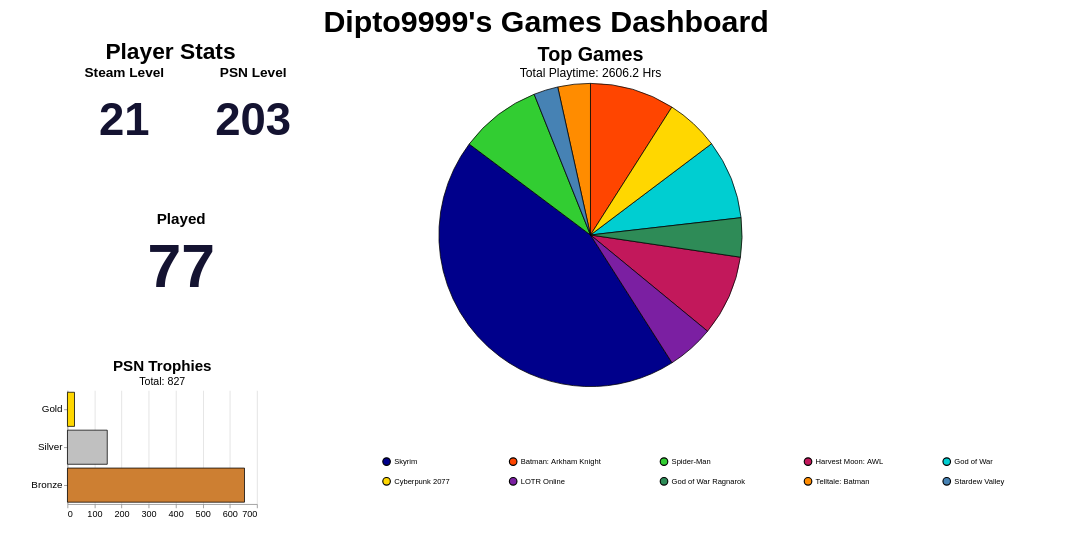

Write a Vega-Lite specification for this figure.
### Vega-Lite specification from a JSON file in a GitHub repository (floating-point values rounded to 4 significant figures)
{"config": {"view": {"continuousWidth": 300, "continuousHeight": 300, "strokeOpacity": 0, "strokeWidth": 1.5}, "axis": {"labelFontSize": 12, "titleFontSize": 16}, "legend": {"labelFontSize": 10, "titleFontSize": 16}}, "hconcat": [{"vconcat": [{"hconcat": [{"data": {"name": "data-5d6aeba095252c326bbbfd5f7abdc85a"}, "mark": {"type": "text", "align": "center", "baseline": "middle", "color": "#141331", "fontSize": 60, "fontWeight": "bold"}, "encoding": {"text": {"field": "Value", "type": "quantitative"}, "x": {"axis": null, "field": "Metric", "type": "nominal"}, "y": {"value": 50}}, "height": 150, "title": {"text": "Steam Level", "anchor": "middle", "fontSize": 18}, "width": 150}, {"data": {"name": "data-a5e7bf3d3c23375364da31503b1c1522"}, "mark": {"type": "text", "align": "center", "baseline": "middle", "color": "#141331", "fontSize": 60, "fontWeight": "bold"}, "encoding": {"text": {"field": "Value", "type": "quantitative"}, "x": {"axis": null, "field": "Metric", "type": "nominal"}, "y": {"value": 50}}, "height": 150, "title": {"text": "PSN Level", "anchor": "middle", "fontSize": 18}, "width": 150}]}, {"data": {"name": "data-6f4d390c0b31ea466544267225713125"}, "mark": {"type": "text", "align": "center", "baseline": "middle", "color": "#141331", "fontSize": 80, "fontWeight": "bold"}, "encoding": {"text": {"field": "Value", "type": "quantitative"}, "x": {"axis": null, "field": "Metric", "type": "nominal"}, "y": {"value": 50}}, "height": 150, "title": {"text": "Played", "anchor": "middle", "fontSize": 20}, "width": 300}, {"data": {"name": "data-35d0a48b89d7e89660a6ac32e9074bf0"}, "mark": {"type": "bar", "stroke": "black", "strokeWidth": 1}, "encoding": {"color": {"field": "type", "legend": null, "scale": {"domain": ["Platinum", "Gold", "Silver", "Bronze"], "range": ["#B9F2FF", "#FFD700", "#C0C0C0", "#CD7F32"]}, "type": "nominal"}, "tooltip": [{"field": "type", "title": "Trophy", "type": "nominal"}, {"field": "count", "title": "Count", "type": "quantitative"}], "x": {"axis": {"tickMinStep": 1, "title": ""}, "field": "count", "type": "quantitative"}, "y": {"axis": {"labelFontSize": 13, "title": ""}, "field": "type", "sort": ["Platinum", "Gold", "Silver", "Bronze"], "type": "nominal"}}, "height": 150, "title": {"text": "PSN Trophies", "anchor": "middle", "fontSize": 20, "subtitle": "Total: 827", "subtitleFontSize": 14}, "width": 250}], "title": {"text": "Player Stats", "anchor": "middle", "fontSize": 30}}, {"data": {"name": "data-9b664f9b7f3c783f8c6e3336eb19f5a0"}, "mark": {"type": "arc", "stroke": "black", "strokeWidth": 1}, "encoding": {"color": {"field": "name", "legend": {"columnPadding": 75, "columns": 5, "direction": "horizontal", "labelFontSize": 10, "orient": "bottom", "padding": 75, "rowPadding": 10, "title": "", "titleAlign": "center", "titleFontSize": 16}, "scale": {"range": ["#00008B", "#FF4500", "#32CD32", "#C2185B", "#00CED1", "#FFD700", "#7B1FA2", "#2E8B57", "#FF8C00", "#4682B4", "#808080", "#8B0000", "#20B2AA", "#E91E63", "#006400"]}, "sort": null, "type": "nominal"}, "theta": {"field": "playtime_percentage", "type": "quantitative"}, "tooltip": [{"field": "name", "title": "Game", "type": "nominal"}, {"field": "playtime_forever", "format": ".1f", "title": "Time (Hrs)", "type": "quantitative"}, {"field": "playtime_percentage", "format": ".2f", "title": "Playtime (%)", "type": "quantitative"}]}, "height": 400, "title": {"text": "Top Games", "anchor": "middle", "fontSize": 26, "subtitle": "Total Playtime: 2606.2 Hrs", "subtitleFontSize": 16}, "width": 700}], "padding": {"left": 40, "right": 40, "top": 10, "bottom": 10}, "resolve": {"scale": {"color": "independent"}}, "title": {"text": "Dipto9999's Games Dashboard", "anchor": "middle", "fontSize": 40}, "$schema": "https://vega.github.io/schema/vega-lite/v6.4.1.json", "datasets": {"data-5d6aeba095252c326bbbfd5f7abdc85a": [{"Metric": "Steam Level", "Value": 21}], "data-a5e7bf3d3c23375364da31503b1c1522": [{"Metric": "PSN Level", "Value": 203}], "data-6f4d390c0b31ea466544267225713125": [{"Metric": "Played", "Value": 77}], "data-35d0a48b89d7e89660a6ac32e9074bf0": [{"type": "Gold", "count": 26}, {"type": "Silver", "count": 147}, {"type": "Bronze", "count": 654}], "data-9b664f9b7f3c783f8c6e3336eb19f5a0": [{"name": "Skyrim", "playtime_forever": 845.3, "playtime_percentage": 44.28}, {"name": "Batman: Arkham Knight", "playtime_forever": 172.2, "playtime_percentage": 9.02}, {"name": "Spider-Man", "playtime_forever": 166.1, "playtime_percentage": 8.7}, {"name": "Harvest Moon: AWL", "playtime_forever": 164.3, "playtime_percentage": 8.61}, {"name": "God of War", "playtime_forever": 161.5, "playtime_percentage": 8.46}, {"name": "Cyberpunk 2077", "playtime_forever": 108.8, "playtime_percentage": 5.7}, {"name": "LOTR Online", "playtime_forever": 95.7, "playtime_percentage": 5.01}, {"name": "God of War Ragnarok", "playtime_forever": 79.36, "playtime_percentage": 4.16}, {"name": "Telltale: Batman", "playtime_forever": 66.22, "playtime_percentage": 3.47}, {"name": "Stardew Valley", "playtime_forever": 49.5, "playtime_percentage": 2.59}]}}
